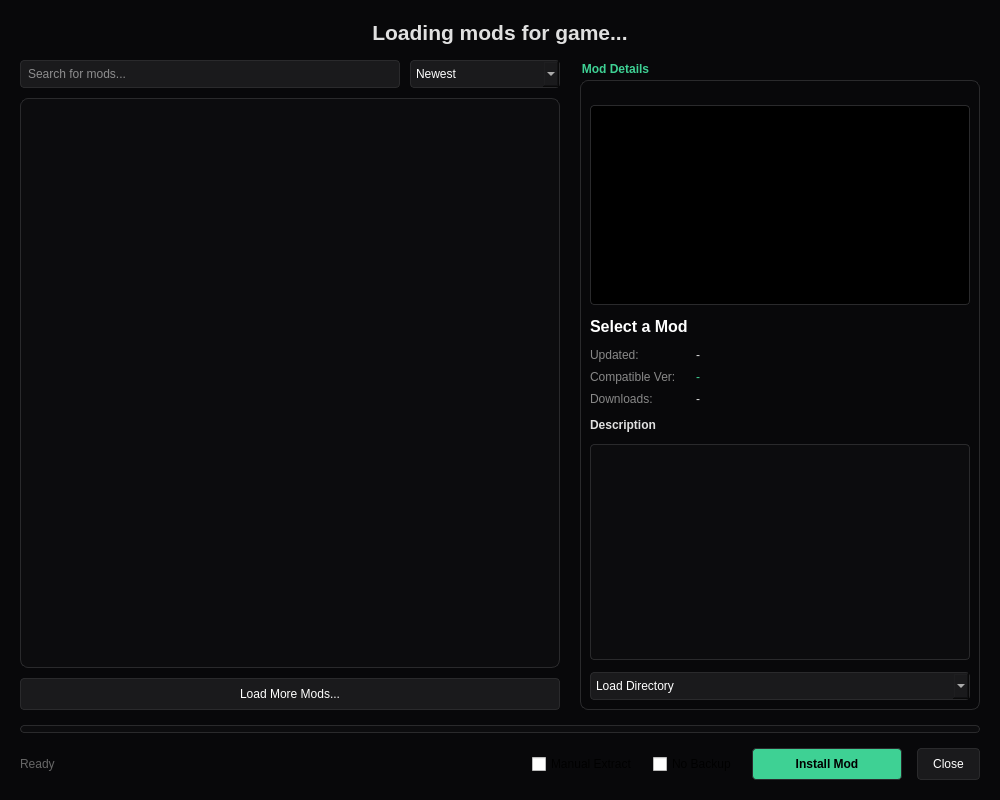
<?xml version="1.0" encoding="UTF-8"?>
<ui version="4.0">
 <class>GameBananaDialog</class>
 <widget class="QDialog" name="GameBananaDialog">
  <property name="geometry">
   <rect>
    <x>0</x>
    <y>0</y>
    <width>1000</width>
    <height>800</height>
   </rect>
  </property>
  <property name="windowTitle">
   <string>GameBanana Mod Browser</string>
  </property>
  <property name="styleSheet">
   <string notr="true">
    QDialog {
        background-color: #08080a;
        color: #e0e0e0;
        font-family: 'Inter', 'Roboto', 'Segoe UI', Arial, sans-serif;
    }
    QLabel {
        color: #e0e0e0;
    }
    QLineEdit {
        background-color: #1a1a1c;
        border: 1px solid #2a2a2c;
        border-radius: 4px;
        padding: 5px;
        color: #ffffff;
    }
    QComboBox {
        background-color: #1a1a1c;
        border: 1px solid #2a2a2c;
        border-radius: 4px;
        padding: 5px;
        color: #ffffff;
    }
    QListWidget {
        background-color: #0c0c0e;
        border: 1px solid #2a2a2c;
        border-radius: 8px;
        padding: 5px;
    }
    QListWidget::item {
        background-color: #161618;
        border-radius: 6px;
        margin-bottom: 5px;
        padding: 10px;
        color: #ffffff;
    }
    QListWidget::item:selected {
        background-color: #2a2a2c;
        border: 1px solid #3ed194;
    }
    QPushButton {
        background-color: #1a1a1c;
        border: 1px solid #2a2a2c;
        border-radius: 4px;
        padding: 8px 15px;
        color: #ffffff;
    }
    QPushButton:hover {
        background-color: #2a2a2c;
    }
    QPushButton#buttonDownload {
        background-color: #3ed194;
        color: #000000;
        font-weight: bold;
    }
    QPushButton#buttonDownload:disabled {
        background-color: #1a1a1c;
        color: #555555;
    }
    QGroupBox {
        border: 1px solid #2a2a2c;
        border-radius: 8px;
        margin-top: 20px;
        padding-top: 15px;
        color: #3ed194;
        font-weight: bold;
    }
    QTextBrowser {
        background-color: #0c0c0e;
        border: 1px solid #2a2a2c;
        border-radius: 4px;
        color: #bbbbbb;
    }
    QProgressBar {
        border: 1px solid #2a2a2c;
        border-radius: 4px;
        text-align: center;
        background-color: #0c0c0e;
    }
    QProgressBar::chunk {
        background-color: #3ed194;
    }
   </string>
  </property>
  <layout class="QVBoxLayout" name="mainLayout">
   <property name="spacing">
    <number>15</number>
   </property>
   <property name="leftMargin">
    <number>20</number>
   </property>
   <property name="topMargin">
    <number>20</number>
   </property>
   <property name="rightMargin">
    <number>20</number>
   </property>
   <property name="bottomMargin">
    <number>20</number>
   </property>
   <item>
    <widget class="QLabel" name="gameTitleLabel">
     <property name="font">
      <font>
       <pointsize>16</pointsize>
       <bold>true</bold>
      </font>
     </property>
     <property name="text">
      <string>Loading mods for game...</string>
     </property>
     <property name="alignment">
      <set>Qt::AlignCenter</set>
     </property>
    </widget>
   </item>
   <item>
    <layout class="QHBoxLayout" name="contentLayout">
     <property name="spacing">
      <number>20</number>
     </property>
     <item>
      <layout class="QVBoxLayout" name="leftLayout">
       <property name="spacing">
        <number>10</number>
       </property>
       <item>
        <layout class="QHBoxLayout" name="searchSortLayout">
         <item>
          <widget class="QLineEdit" name="searchEdit">
           <property name="placeholderText">
            <string>Search for mods...</string>
           </property>
          </widget>
         </item>
         <item>
          <widget class="QComboBox" name="sortComboBox">
           <property name="minimumSize">
            <size>
             <width>150</width>
             <height>0</height>
            </size>
           </property>
           <item>
            <property name="text">
             <string>Newest</string>
            </property>
           </item>
           <item>
            <property name="text">
             <string>Recently Updated</string>
            </property>
           </item>
           <item>
            <property name="text">
             <string>Most Downloaded</string>
            </property>
           </item>
           <item>
            <property name="text">
             <string>Most Viewed</string>
            </property>
           </item>
           <item>
            <property name="text">
             <string>Most Liked</string>
            </property>
           </item>
           <item>
            <property name="text">
             <string>Highest Rated</string>
            </property>
           </item>
          </widget>
         </item>
        </layout>
       </item>
       <item>
        <widget class="QListWidget" name="modList">
         <property name="sizePolicy">
          <sizepolicy hsizetype="Expanding" vsizetype="Expanding">
           <horstretch>0</horstretch>
           <verstretch>0</verstretch>
          </sizepolicy>
         </property>
        </widget>
       </item>
       <item>
        <widget class="QPushButton" name="buttonLoadMore">
         <property name="text">
          <string>Load More Mods...</string>
         </property>
        </widget>
       </item>
      </layout>
     </item>
     <item>
      <widget class="QGroupBox" name="modDetailsGroup">
       <property name="minimumSize">
        <size>
         <width>380</width>
         <height>0</height>
        </size>
       </property>
       <property name="maximumSize">
        <size>
         <width>400</width>
         <height>16777215</height>
        </size>
       </property>
       <property name="title">
        <string>Mod Details</string>
       </property>
       <layout class="QVBoxLayout" name="detailsMainLayout">
        <property name="spacing">
         <number>12</number>
        </property>
        <item>
         <widget class="QLabel" name="screenshotLabel">
          <property name="minimumSize">
           <size>
            <width>0</width>
            <height>200</height>
           </size>
          </property>
          <property name="styleSheet">
           <string notr="true">border: 1px solid #2a2a2c; border-radius: 4px; background-color: #000000;</string>
          </property>
          <property name="text">
           <string/>
          </property>
          <property name="scaledContents">
           <bool>true</bool>
          </property>
          <property name="alignment">
           <set>Qt::AlignCenter</set>
          </property>
         </widget>
        </item>
        <item>
         <widget class="QLabel" name="modNameLabel">
          <property name="font">
           <font>
            <pointsize>12</pointsize>
            <bold>true</bold>
           </font>
          </property>
          <property name="styleSheet">
           <string notr="true">color: #ffffff;</string>
          </property>
          <property name="text">
           <string>Select a Mod</string>
          </property>
          <property name="wordWrap">
           <bool>true</bool>
          </property>
         </widget>
        </item>
        <item>
         <layout class="QFormLayout" name="detailsFormLayout">
          <property name="horizontalSpacing">
           <number>20</number>
          </property>
          <property name="verticalSpacing">
           <number>8</number>
          </property>
          <item row="0" column="0">
           <widget class="QLabel" name="label_date">
            <property name="styleSheet">
             <string notr="true">color: #888888;</string>
            </property>
            <property name="text">
             <string>Updated:</string>
            </property>
           </widget>
          </item>
          <item row="0" column="1">
           <widget class="QLabel" name="modCategoryLabel">
            <property name="text">
             <string>-</string>
            </property>
           </widget>
          </item>
          <item row="1" column="0">
           <widget class="QLabel" name="label_version">
            <property name="styleSheet">
             <string notr="true">color: #888888;</string>
            </property>
            <property name="text">
             <string>Compatible Ver:</string>
            </property>
           </widget>
          </item>
          <item row="1" column="1">
           <widget class="QLabel" name="modVersionLabel">
            <property name="styleSheet">
             <string notr="true">color: #3ed194;</string>
            </property>
            <property name="text">
             <string>-</string>
            </property>
            <property name="wordWrap">
             <bool>true</bool>
            </property>
           </widget>
          </item>
          <item row="2" column="0">
           <widget class="QLabel" name="label_downloads">
            <property name="styleSheet">
             <string notr="true">color: #888888;</string>
            </property>
            <property name="text">
             <string>Downloads:</string>
            </property>
           </widget>
          </item>
          <item row="2" column="1">
           <widget class="QLabel" name="modDownloadsLabel">
            <property name="text">
             <string>-</string>
            </property>
           </widget>
          </item>
         </layout>
        </item>
        <item>
         <widget class="QLabel" name="label_description">
          <property name="font">
           <font>
            <bold>true</bold>
           </font>
          </property>
          <property name="text">
           <string>Description</string>
          </property>
         </widget>
        </item>
        <item>
         <widget class="QTextBrowser" name="modDescriptionBrowser">
          <property name="sizePolicy">
           <sizepolicy hsizetype="Expanding" vsizetype="Expanding">
            <horstretch>0</horstretch>
            <verstretch>0</verstretch>
           </sizepolicy>
          </property>
         </widget>
        </item>
        <item>
         <layout class="QHBoxLayout" name="locationLayout">
          <item>
           <widget class="QComboBox" name="locationComboBox">
            <item>
             <property name="text">
              <string>Load Directory</string>
             </property>
            </item>
            <item>
             <property name="text">
              <string>Atmosphere Contents</string>
             </property>
            </item>
           </widget>
          </item>
         </layout>
        </item>
       </layout>
      </widget>
     </item>
    </layout>
   </item>
   <item>
    <widget class="QProgressBar" name="progressBar">
     <property name="maximumSize">
      <size>
       <width>16777215</width>
       <height>8</height>
      </size>
     </property>
     <property name="value">
      <number>0</number>
     </property>
     <property name="textVisible">
      <bool>false</bool>
     </property>
    </widget>
   </item>
   <item>
    <layout class="QHBoxLayout" name="footerLayout">
     <item>
      <widget class="QLabel" name="statusLabel">
       <property name="text">
        <string>Ready</string>
       </property>
       <property name="styleSheet">
        <string notr="true">color: #666666;</string>
       </property>
      </widget>
     </item>
     <item>
      <widget class="QLabel" name="statusArchiveLabel">
       <property name="text">
        <string/>
       </property>
       <property name="styleSheet">
        <string notr="true">color: #999999; font-weight: bold; margin-left: 15px;</string>
       </property>
      </widget>
     </item>
     <item>
      <widget class="QLabel" name="statusLinkLabel">
       <property name="text">
        <string/>
       </property>
       <property name="styleSheet">
        <string notr="true">color: #3ed194; margin-left: 15px;</string>
       </property>
       <property name="openExternalLinks">
        <bool>true</bool>
       </property>
      </widget>
     </item>
     <item>
      <spacer name="footerSpacer">
       <property name="orientation">
        <enum>Qt::Horizontal</enum>
       </property>
       <property name="sizeHint" stdset="0">
        <size>
         <width>40</width>
         <height>20</height>
        </size>
       </property>
      </spacer>
     </item>
     <item>
      <widget class="QCheckBox" name="alwaysAskManualExtraction">
       <property name="text">
        <string>Manual Extract</string>
       </property>
      </widget>
     </item>
     <item>
      <widget class="QCheckBox" name="disableBackupModArchives">
       <property name="text">
        <string>No Backup</string>
       </property>
      </widget>
     </item>
     <item>
      <widget class="QPushButton" name="buttonDownload">
       <property name="minimumSize">
        <size>
         <width>150</width>
         <height>0</height>
        </size>
       </property>
       <property name="text">
        <string>Install Mod</string>
       </property>
      </widget>
     </item>
     <item>
      <widget class="QPushButton" name="buttonCancel">
       <property name="text">
        <string>Close</string>
       </property>
      </widget>
     </item>
    </layout>
   </item>
  </layout>
 </widget>
 <resources/>
 <connections/>
</ui>
